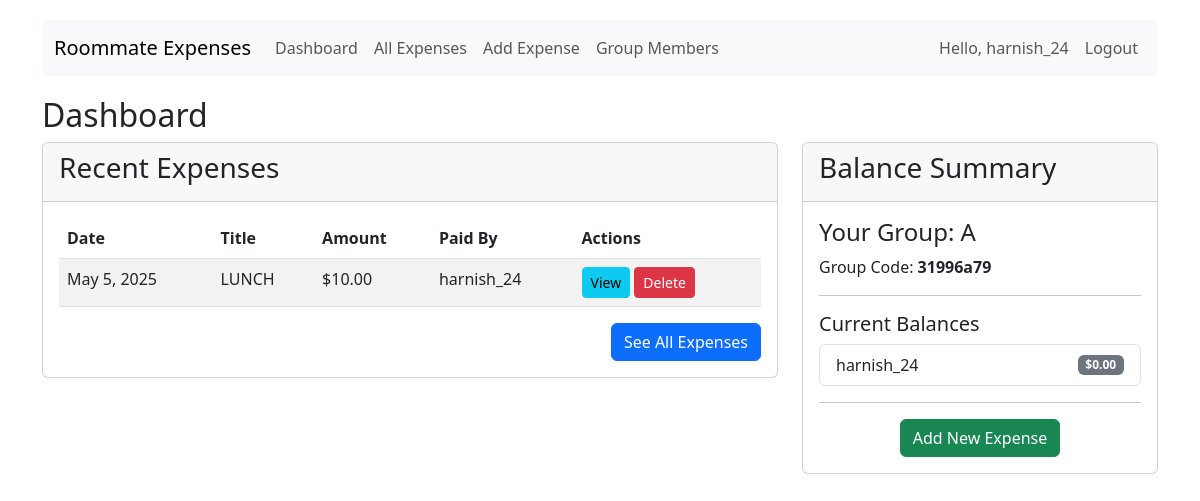
The page /dashboard/ (signed in) on the database its author committed.
### expenses/models.py (models this page shows, shortened)
class Expense(models.Model):
    title = models.CharField(max_length=100)
    amount = models.DecimalField(max_digits=10, decimal_places=2)
    paid_by = models.ForeignKey(User, on_delete=models.CASCADE, related_name='expenses_paid')
    date = models.DateField(auto_now_add=True)
    shared_among = models.ManyToManyField(User, related_name='shared_expenses')
    group = models.ForeignKey(Group, on_delete=models.CASCADE)

class UserProfile(models.Model):
    user = models.OneToOneField(User, on_delete=models.CASCADE)
    group = models.ForeignKey(Group, on_delete=models.SET_NULL, null=True, blank=True)

class Group(models.Model):
    name = models.CharField(max_length=100)
    code = models.CharField(max_length=20, unique=True)

### expenses/views.py (the view)
# urls.py: path('dashboard/', views.dashboard, name='dashboard'),
@login_required
def dashboard(request):
    try:
        profile = UserProfile.objects.get(user=request.user)
        if not profile.group:
            return redirect('select_group')
        members = UserProfile.objects.filter(group=profile.group)
        member_ids = [m.user.id for m in members]
        recent_expenses = Expense.objects.filter(group=profile.group).order_by('-date')[:10]
        balances = {}
        for member in members:
            paid = Expense.objects.filter(
                group=profile.group,
                paid_by=member.user
            ).aggregate(Sum('amount'))['amount__sum'] or Decimal('0.00')
            owed = Decimal('0.00')
            expenses_shared = Expense.objects.filter(
                group=profile.group,
                shared_among=member.user
            )
            for expense in expenses_shared:
                split = expense.amount / expense.shared_among.count()
                owed += split
            balances[member.user.username] = {
                'paid': paid,
                'owed': owed,
                'net': paid - owed
            }
        return render(request, 'expenses/dashboard.html', {
            'profile': profile,
            'expenses': recent_expenses,
            'balances': balances,
            'members': members
        })
    except UserProfile.DoesNotExist:
        UserProfile.objects.create(user=request.user)
        return redirect('dashboard')

### expenses/templates/expenses/dashboard.html (shortened to what this page needs)
{% extends "expenses/base.html" %}
{% block content %}
<h2>Dashboard</h2>
<div class="row">
    <div class="col-md-8">
        <div class="card mb-4">
            <div class="card-header">
                <h3>Recent Expenses</h3>
            </div>
            <div class="card-body">
                {% if expenses %}
                    <table class="table table-striped">
                        <thead>
                            <tr>
                                <th>Date</th>
                                <th>Title</th>
                                <th>Amount</th>
                                <th>Paid By</th>
                                <th>Actions</th>
                            </tr>
                        </thead>
                        <tbody>
                            {% for expense in expenses %}
                            <tr>
                                <td>{{ expense.date }}</td>
                                <td>{{ expense.title }}</td>
                                <td>${{ expense.amount }}</td>
                                <td>{{ expense.paid_by.username }}</td>
                                <td>
                                    <a href="{% url 'expense_detail' expense.id %}" class="btn btn-sm btn-info">View</a>
                                    {% if expense.paid_by == user %}
                                    <a href="{% url 'delete_expense' expense.id %}" class="btn btn-sm btn-danger">Delete</a>
                                    {% endif %}
                                </td>
                            </tr>
                            {% endfor %}
                        </tbody>
                    </table>
                    <div class="text-end">
                        <a href="{% url 'expense_list' %}" class="btn btn-primary">See All Expenses</a>
                    </div>
                {% else %}
                    <p>No expenses recorded yet.</p>
                    <a href="{% url 'add_expense' %}" class="btn btn-primary">Add First Expense</a>
                {% endif %}
            </div>
        </div>
    </div>
    <div class="col-md-4">
        <div class="card mb-4">
            <div class="card-header">
                <h3>Balance Summary</h3>
            </div>
            <div class="card-body">
                <h4>Your Group: {{ profile.group.name }}</h4>
                <p>Group Code: <strong>{{ profile.group.code }}</strong></p>
                <hr>
                <h5>Current Balances</h5>
                <ul class="list-group">
                    {% for username, balance in balances.items %}
                        <li class="list-group-item d-flex justify-content-between align-items-center">
                            {{ username }}
                            <span class="badge {% if balance.net > 0 %}bg-success{% elif balance.net < 0 %}bg-danger{% else %}bg-secondary{% endif %}">
                                ${{ balance.net|floatformat:2 }}
                            </span>
                        </li>
                    {% empty %}
                        <li class="list-group-item">No balance information available</li>
                    {% endfor %}
                </ul>
                <hr>
                <div class="text-center">
                    <a href="{% url 'add_expense' %}" class="btn btn-success">Add New Expense</a>
                </div>
            </div>
        </div>
    </div>
</div>
{% endblock %}

### expenses/templates/expenses/base.html (shortened to what this page needs)
<!DOCTYPE html>
<html lang="en">
<head>
    <link href="https://cdn.jsdelivr.net/npm/bootstrap@5.3.0-alpha1/dist/css/bootstrap.min.css" rel="stylesheet">
</head>
<body>
    <div class="container">
        <nav class="navbar navbar-expand-lg navbar-light bg-light">
            <div class="container-fluid">
                <a class="navbar-brand" href="{% url 'dashboard' %}">Roommate Expenses</a>
                <div class="collapse navbar-collapse" id="navbarNav">
                    <ul class="navbar-nav">
                        {% if user.is_authenticated %}
                            <li class="nav-item">
                                <a class="nav-link" href="{% url 'dashboard' %}">Dashboard</a>
                            </li>
                            <li class="nav-item">
                                <a class="nav-link" href="{% url 'expense_list' %}">All Expenses</a>
                            </li>
                            <li class="nav-item">
                                <a class="nav-link" href="{% url 'add_expense' %}">Add Expense</a>
                            </li>
                            <li class="nav-item">
                                <a class="nav-link" href="{% url 'group_members' %}">Group Members</a>
                            </li>
                        {% endif %}
                    </ul>
                    <ul class="navbar-nav ms-auto">
                        {% if user.is_authenticated %}
                            <li class="nav-item">
                                <span class="nav-link">Hello, {{ user.username }}</span>
                            </li>
                            <li class="nav-item">
                                <a class="nav-link" href="{% url 'logout' %}">Logout</a>
                            </li>
                        {% endif %}
                    </ul>
                </div>
            </div>
        </nav>
        {% block content %}{% endblock %}
    </div>
</body>
</html>

### expenses/templates/expenses/base.html (style rules this page uses)
body { padding-top: 20px; padding-bottom: 20px; }
.navbar { margin-bottom: 20px; }

### rows shown on the page
Expense: date "May 5, 2025", title "LUNCH", amount "10.00", paid_by.username "harnish_24", shows "Delete"
UserProfile: group.name "A", group.code "31996a79"

### other values the page prints
{{ user.username }} "harnish_24"
{{ username }} "harnish_24"
{{ balance.net|floatformat:2 }} "0.00"
